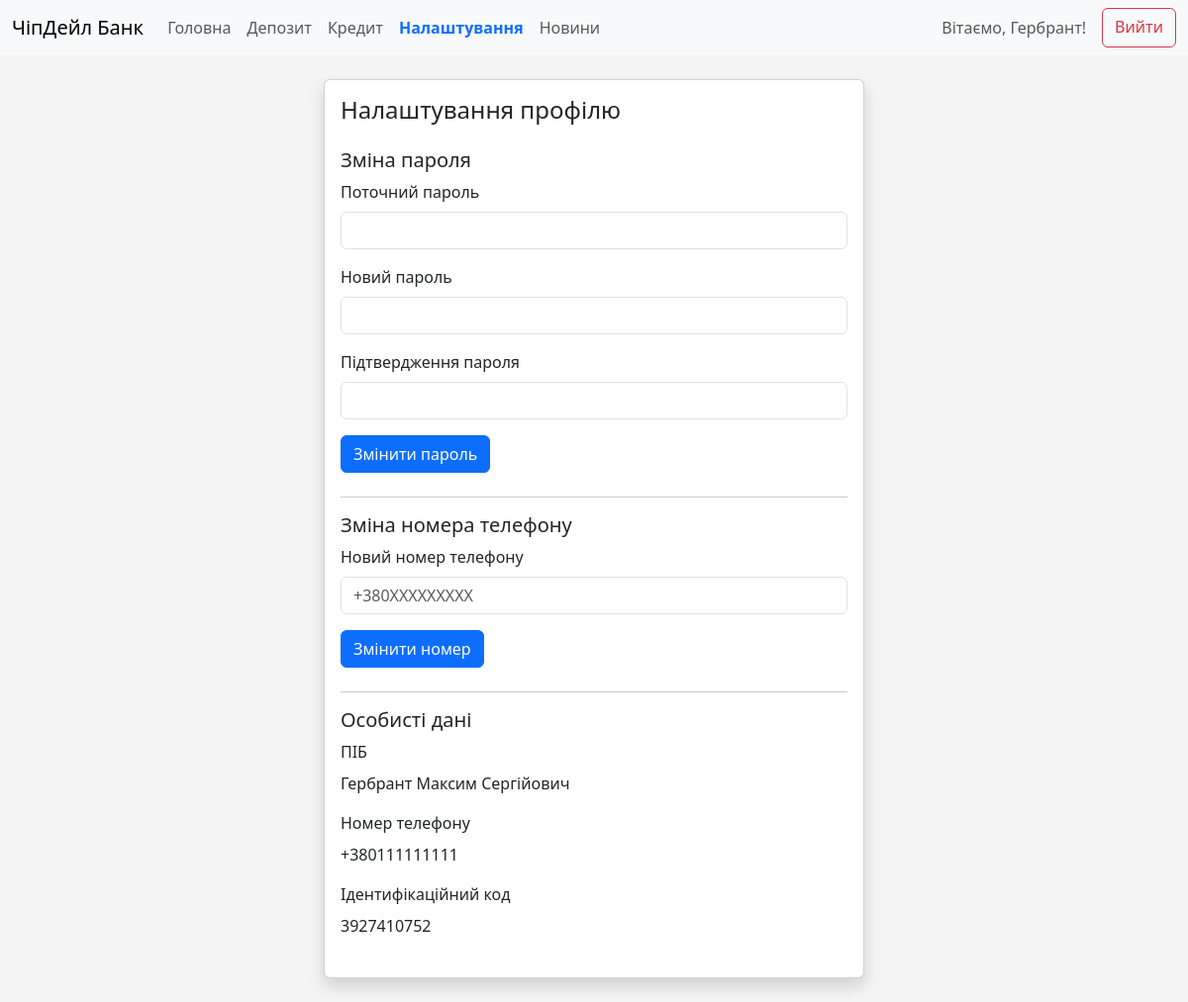
Page /settings (signed in) on the earlier database version.
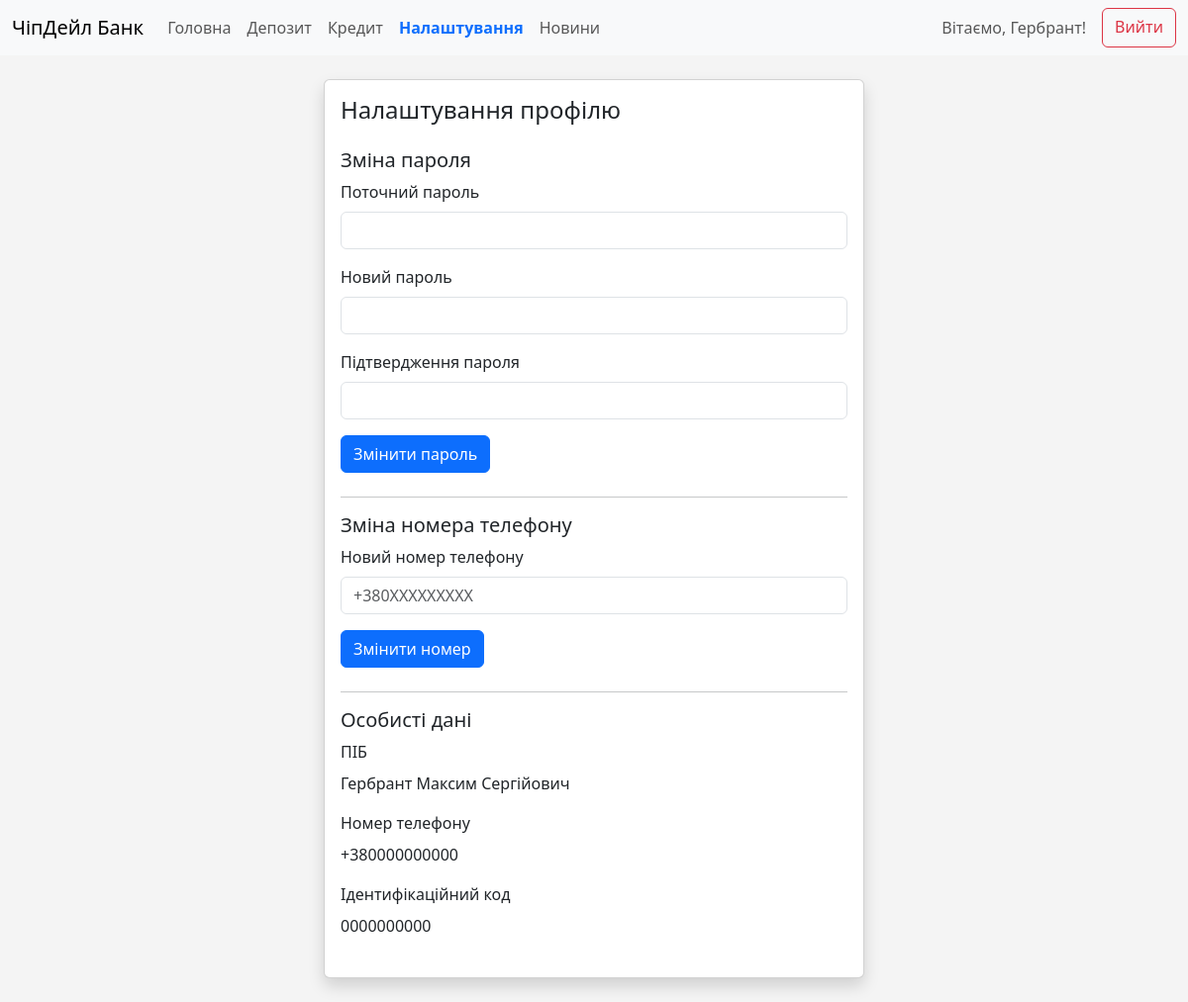
Same page on the later database version.
### app/models.py (models this page shows, shortened)
class User(UserMixin, db.Model):
    id = db.Column(db.Integer, primary_key=True)
    pin = db.Column(db.String(4), nullable=False)
    full_name = db.Column(db.String(100), nullable=False)
    phone = db.Column(db.String(20), unique=True, nullable=False)
    identification_code = db.Column(db.String(10), unique=True, nullable=False)  # РНОКПП
    password = db.Column(db.String(100), nullable=False)
    accounts = db.relationship('Account', backref='user', lazy=True)
    loans = db.relationship('Loan', backref='user', lazy=True)
    cards = db.relationship('Card', backref='user', lazy=True)

### app/routes.py (the view)
@main_bp.route('/settings')
@login_required
def settings():
    try:
        user = User.query.get(current_user.id)
        if not user:
            return redirect(url_for('main.index'))
        return render_template('settings.html', user=user)
    except Exception as e:
        print(f"Помилка при доступі до сторінки налаштувань: {str(e)}")
        return redirect(url_for('main.index'))

### app/__init__.py (called while the page is built)
@login_manager.user_loader
def load_user(user_id):
    from app.models import User
    try:
        user = User.query.get(int(user_id))
        print(f"Завантаження користувача: {user_id} -> {user}")
        return user
    except Exception as e:
        print(f"Помилка при завантаженні користувача: {str(e)}")
        return None

### templates/settings.html (shortened to what this page needs)
<!DOCTYPE html>
<html lang="uk">
<head>
    <link href="https://cdn.jsdelivr.net/npm/bootstrap@5.3.0/dist/css/bootstrap.min.css" rel="stylesheet">
</head>
<body>
    <nav class="navbar navbar-expand-lg navbar-light bg-light">
        <div class="container-fluid">
            <a class="navbar-brand" href="#">ЧіпДейл Банк</a>
            <div class="collapse navbar-collapse" id="navbarNav">
                <ul class="navbar-nav me-auto mb-2 mb-lg-0">
                    <li class="nav-item"><a class="nav-link" href="{{ url_for('main.dashboard') }}">Головна</a></li>
                    <li class="nav-item"><a class="nav-link" href="{{ url_for('main.deposit_page') }}">Депозит</a></li>
                    <li class="nav-item"><a class="nav-link" href="{{ url_for('main.credit') }}">Кредит</a></li>
                    <li class="nav-item">
                        <a class="nav-link active" href="{{ url_for('main.settings') }}">Налаштування</a>
                    </li>
                    <li class="nav-item">
                        <a class="nav-link" href="{{ url_for('main.news_page') }}">Новини</a>
                    </li>
                </ul>
                <div class="d-flex">
                    <span class="navbar-text me-3">
                        Вітаємо, {{ user.full_name.split()[0] }}!
                    </span>
                    <a href="{{ url_for('main.logout') }}" class="btn btn-outline-danger">Вийти</a>
                </div>
            </div>
        </div>
    </nav>
    <div class="container py-4">
        <div class="row justify-content-center">
            <div class="col-md-6">
                <div class="card shadow">
                    <div class="card-body">
                        <h4 class="card-title mb-4">Налаштування профілю</h4>
                        <div class="mb-4">
                            <h5>Зміна пароля</h5>
                            <form id="change-password-form">
                                <div class="mb-3">
                                    <label for="current-password" class="form-label">Поточний пароль</label>
                                    <input type="password" class="form-control" id="current-password" required>
                                </div>
                                <div class="mb-3">
                                    <label for="new-password" class="form-label">Новий пароль</label>
                                    <input type="password" class="form-control" id="new-password" required>
                                </div>
                                <div class="mb-3">
                                    <label for="confirm-password" class="form-label">Підтвердження пароля</label>
                                    <input type="password" class="form-control" id="confirm-password" required>
                                </div>
                                <button type="submit" class="btn btn-primary">Змінити пароль</button>
                            </form>
                        </div>
                        <hr>
                        <div class="mb-4">
                            <h5>Зміна номера телефону</h5>
                            <form id="change-phone-form">
                                <div class="mb-3">
                                    <label for="new-phone" class="form-label">Новий номер телефону</label>
                                    <input type="tel" class="form-control" id="new-phone" placeholder="+380XXXXXXXXX" required>
                                </div>
                                <button type="submit" class="btn btn-primary">Змінити номер</button>
                            </form>
                        </div>
                        <hr>
                        <div class="mb-4">
                            <h5>Особисті дані</h5>
                            <div class="mb-3">
                                <label class="form-label">ПІБ</label>
                                <p class="form-control-static">{{ user.full_name }}</p>
                            </div>
                            <div class="mb-3">
                                <label class="form-label">Номер телефону</label>
                                <p class="form-control-static">{{ user.phone }}</p>
                            </div>
                            <div class="mb-3">
                                <label class="form-label">Ідентифікаційний код</label>
                                <p class="form-control-static">{{ user.identification_code }}</p>
                            </div>
                        </div>
                    </div>
                </div>
            </div>
        </div>
    </div>
</body>
</html>

### templates/settings.html (style rules this page uses)
body { background-color: #f4f4f4; }
.nav-link.active { font-weight: bold; color: #0d6efd !important; }

Differences in the rows shown:
changed User "Гербрант": phone "+380111111111" → "+380000000000"; identification_code "3927410752" → "0000000000"
